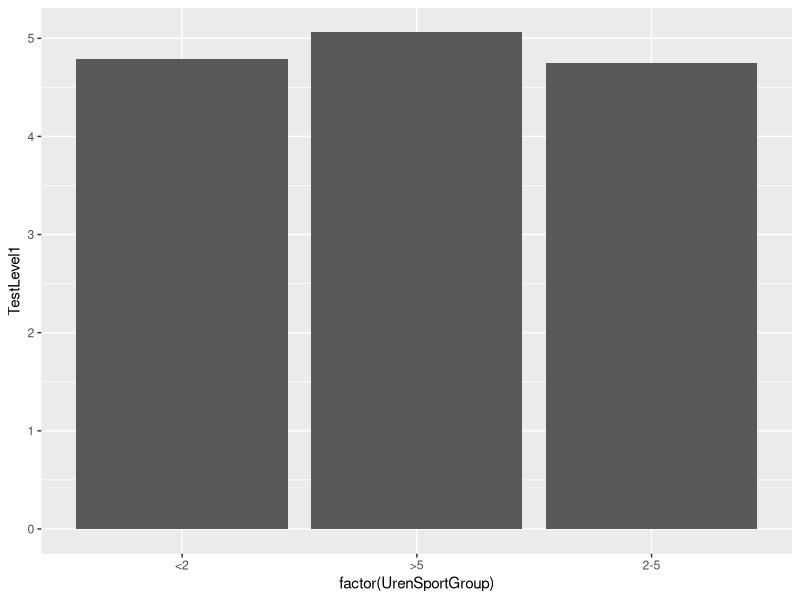
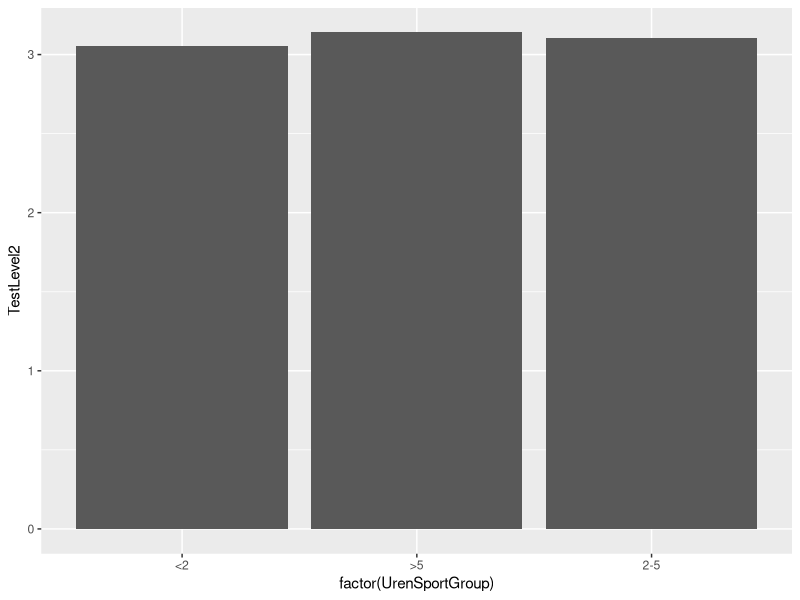
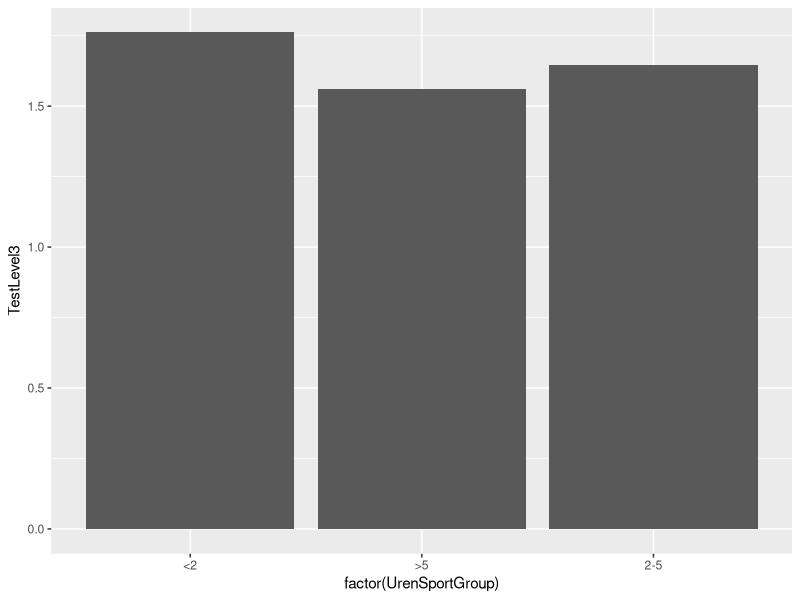
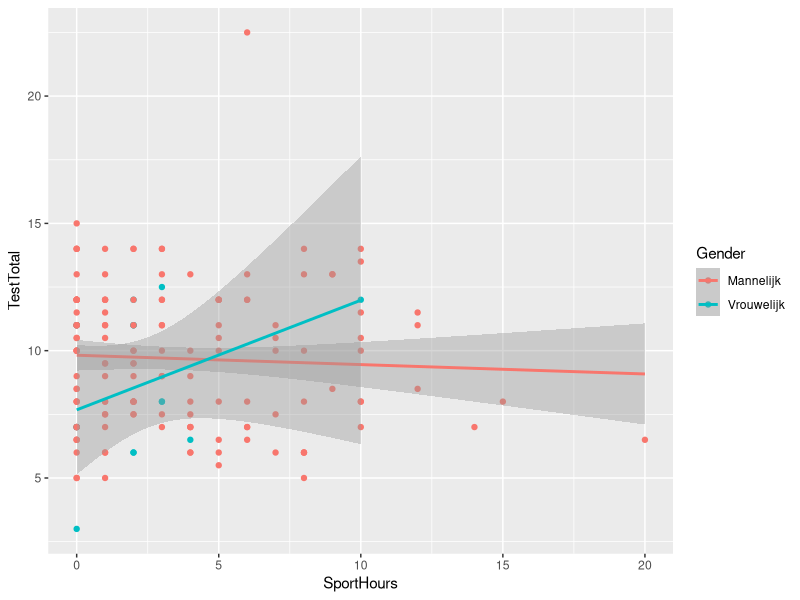

The R script that drew these images, in order:
## ---- chunk 1
knitr::opts_chunk$set(echo = TRUE)
library(tidyverse)
## ---- chunk 2
SportGroups <- data.frame(
                Min = c(0, 2, 5),
                Max = c(2, 5, 50),
                Classificatie = c("<2", "2-5", ">5")
                 )
## ---- chunk 3
data <- read_csv('../data/npe-1920-wiskundige-geletterdheid.csv')
allTestData  <-  na.omit(subset(data, select = c(2,76,96:110))) %>%
  mutate(TestLevel1 = TestQ01 + TestQ02 + TestQ03 + TestQ04 + TestQ05) %>%
  mutate(TestLevel2 = TestQ06 + TestQ07 + TestQ08 + TestQ09 + TestQ10) %>%
  mutate(TestLevel3 = TestQ11 + TestQ12 + TestQ13 + TestQ14 + TestQ15) %>%
  mutate(TestTotal = TestLevel1 + TestLevel2 + TestLevel3)
workData <- transform(allTestData, UrenSportGroup=SportGroups$Classificatie[findInterval(SportHours
,SportGroups$Min)])
glimpse(workData)
## ---- chunk 4
par(mfrow=c(3,1))
ggplot(workData, aes(x = factor(UrenSportGroup), y = TestLevel1)) + 
  stat_summary(fun = "mean", geom = "bar")
ggplot(workData, aes(x = factor(UrenSportGroup), y = TestLevel2)) + 
  stat_summary(fun = "mean", geom = "bar")
ggplot(workData, aes(x = factor(UrenSportGroup), y = TestLevel3)) + 
  stat_summary(fun = "mean", geom = "bar")
## ---- chunk 5
ggplot(data = workData, mapping = aes(x = SportHours, y = TestTotal, col = Gender)) +
  geom_point() +
  geom_smooth(method = "lm", formula = y ~ x)
## ---- chunk 6
#                                       afh                           onafh
regr_SportHours_TestTotal <- lm(workData$TestTotal ~ workData$SportHours)
regr_SportHours_TestTotal
## ---- chunk 7
correlatieCoefficient <- cor(x = workData$SportHours, y = workData$TestTotal)
determinatieCoefficient <- correlatieCoefficient^2
correlatieCoefficient
determinatieCoefficient
## ---- chunk 8
mannelijk <- workData[workData$Gender == "Mannelijk",]
regr_mannelijk <- lm(mannelijk$TestTotal ~ mannelijk$SportHours)
regr_mannelijk
correlatieCoefficient_mannen <- cor(x = mannelijk$TestTotal, y = mannelijk$SportHours)
determinatieCoefficient_mannen <- cor(x = mannelijk$TestTotal, y = mannelijk$SportHours)^2
correlatieCoefficient_mannen 
determinatieCoefficient_mannen
## ---- chunk 9
vrouwelijk <- workData[workData$Gender == "Vrouwelijk",]
regr_vrouwelijk <- lm(vrouwelijk$TestTotal ~ vrouwelijk$SportHours)
regr_vrouwelijk
correlatieCoefficient_vrouwen <- cor(x = vrouwelijk$TestTotal, y = vrouwelijk$SportHours)
determinatieCoefficient_vrouwen <- cor(x = vrouwelijk$TestTotal, y = vrouwelijk$SportHours)^2
correlatieCoefficient_vrouwen 
determinatieCoefficient_vrouwen
